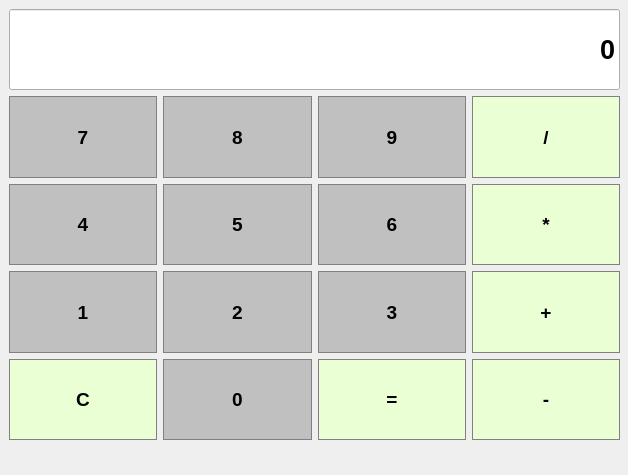
<?xml version="1.0" encoding="UTF-8"?>
<ui version="4.0">
 <class>MainWindow</class>
 <widget class="QMainWindow" name="MainWindow">
  <property name="geometry">
   <rect>
    <x>0</x>
    <y>0</y>
    <width>628</width>
    <height>475</height>
   </rect>
  </property>
  <property name="windowTitle">
   <string>MainWindow</string>
  </property>
  <widget class="QWidget" name="centralwidget">
   <widget class="QWidget" name="gridLayoutWidget">
    <property name="geometry">
     <rect>
      <x>9</x>
      <y>9</y>
      <width>611</width>
      <height>431</height>
     </rect>
    </property>
    <layout class="QGridLayout" name="gridLayout">
     <item row="2" column="1">
      <widget class="QPushButton" name="KeyButton5">
       <property name="sizePolicy">
        <sizepolicy hsizetype="Preferred" vsizetype="Preferred">
         <horstretch>0</horstretch>
         <verstretch>0</verstretch>
        </sizepolicy>
       </property>
       <property name="font">
        <font>
         <pointsize>14</pointsize>
         <weight>75</weight>
         <bold>true</bold>
        </font>
       </property>
       <property name="styleSheet">
        <string notr="true">QPushButton {
	background-color: #C0C0C0;
	border: 1px solid gray;
	padding: 5px;
}

QPushButton:pressed {
	background-color: rgb(145, 145, 145);
}

QPushButton:hover {
	background-color: rgb(171, 171, 171);
}</string>
       </property>
       <property name="text">
        <string>5</string>
       </property>
      </widget>
     </item>
     <item row="2" column="2">
      <widget class="QPushButton" name="KeyButton6">
       <property name="sizePolicy">
        <sizepolicy hsizetype="Preferred" vsizetype="Preferred">
         <horstretch>0</horstretch>
         <verstretch>0</verstretch>
        </sizepolicy>
       </property>
       <property name="font">
        <font>
         <pointsize>14</pointsize>
         <weight>75</weight>
         <bold>true</bold>
        </font>
       </property>
       <property name="styleSheet">
        <string notr="true">QPushButton {
	background-color: #C0C0C0;
	border: 1px solid gray;
	padding: 5px;
}

QPushButton:pressed {
	background-color: rgb(145, 145, 145);
}

QPushButton:hover {
	background-color: rgb(171, 171, 171);
}</string>
       </property>
       <property name="text">
        <string>6</string>
       </property>
      </widget>
     </item>
     <item row="2" column="0">
      <widget class="QPushButton" name="KeyButton4">
       <property name="sizePolicy">
        <sizepolicy hsizetype="Preferred" vsizetype="Preferred">
         <horstretch>0</horstretch>
         <verstretch>0</verstretch>
        </sizepolicy>
       </property>
       <property name="font">
        <font>
         <pointsize>14</pointsize>
         <weight>75</weight>
         <bold>true</bold>
        </font>
       </property>
       <property name="styleSheet">
        <string notr="true">QPushButton {
	background-color: #C0C0C0;
	border: 1px solid gray;
	padding: 5px;
}

QPushButton:pressed {
	background-color: rgb(145, 145, 145);
}

QPushButton:hover {
	background-color: rgb(171, 171, 171);
}</string>
       </property>
       <property name="text">
        <string>4</string>
       </property>
      </widget>
     </item>
     <item row="3" column="2">
      <widget class="QPushButton" name="KeyButton3">
       <property name="sizePolicy">
        <sizepolicy hsizetype="Preferred" vsizetype="Preferred">
         <horstretch>0</horstretch>
         <verstretch>0</verstretch>
        </sizepolicy>
       </property>
       <property name="font">
        <font>
         <pointsize>14</pointsize>
         <weight>75</weight>
         <bold>true</bold>
        </font>
       </property>
       <property name="styleSheet">
        <string notr="true">QPushButton {
	background-color: #C0C0C0;
	border: 1px solid gray;
	padding: 5px;
}

QPushButton:pressed {
	background-color: rgb(145, 145, 145);
}

QPushButton:hover {
	background-color: rgb(171, 171, 171);
}</string>
       </property>
       <property name="text">
        <string>3</string>
       </property>
      </widget>
     </item>
     <item row="1" column="1">
      <widget class="QPushButton" name="KeyButton8">
       <property name="sizePolicy">
        <sizepolicy hsizetype="Preferred" vsizetype="Preferred">
         <horstretch>0</horstretch>
         <verstretch>0</verstretch>
        </sizepolicy>
       </property>
       <property name="font">
        <font>
         <pointsize>14</pointsize>
         <weight>75</weight>
         <bold>true</bold>
        </font>
       </property>
       <property name="styleSheet">
        <string notr="true">QPushButton {
	background-color: #C0C0C0;
	border: 1px solid gray;
	padding: 5px;
}

QPushButton:pressed {
	background-color: rgb(145, 145, 145);
}

QPushButton:hover {
	background-color: rgb(171, 171, 171);
}</string>
       </property>
       <property name="text">
        <string>8</string>
       </property>
      </widget>
     </item>
     <item row="3" column="1">
      <widget class="QPushButton" name="KeyButton2">
       <property name="sizePolicy">
        <sizepolicy hsizetype="Preferred" vsizetype="Preferred">
         <horstretch>0</horstretch>
         <verstretch>0</verstretch>
        </sizepolicy>
       </property>
       <property name="font">
        <font>
         <pointsize>14</pointsize>
         <weight>75</weight>
         <bold>true</bold>
        </font>
       </property>
       <property name="styleSheet">
        <string notr="true">QPushButton {
	background-color: #C0C0C0;
	border: 1px solid gray;
	padding: 5px;
}

QPushButton:pressed {
	background-color: rgb(145, 145, 145);
}

QPushButton:hover {
	background-color: rgb(171, 171, 171);
}</string>
       </property>
       <property name="text">
        <string>2</string>
       </property>
      </widget>
     </item>
     <item row="4" column="1">
      <widget class="QPushButton" name="KeyButton0">
       <property name="sizePolicy">
        <sizepolicy hsizetype="Preferred" vsizetype="Preferred">
         <horstretch>0</horstretch>
         <verstretch>0</verstretch>
        </sizepolicy>
       </property>
       <property name="font">
        <font>
         <pointsize>14</pointsize>
         <weight>75</weight>
         <bold>true</bold>
        </font>
       </property>
       <property name="styleSheet">
        <string notr="true">QPushButton {
	background-color: #C0C0C0;
	border: 1px solid gray;
	padding: 5px;
}

QPushButton:pressed {
	background-color: rgb(145, 145, 145);
}

QPushButton:hover {
	background-color: rgb(171, 171, 171);
}</string>
       </property>
       <property name="text">
        <string>0</string>
       </property>
      </widget>
     </item>
     <item row="4" column="2">
      <widget class="QPushButton" name="EqualButton">
       <property name="sizePolicy">
        <sizepolicy hsizetype="Preferred" vsizetype="Preferred">
         <horstretch>0</horstretch>
         <verstretch>0</verstretch>
        </sizepolicy>
       </property>
       <property name="font">
        <font>
         <pointsize>14</pointsize>
         <weight>75</weight>
         <bold>true</bold>
        </font>
       </property>
       <property name="styleSheet">
        <string notr="true">QPushButton {
	background-color: rgb(235, 255, 213);
	border: 1px solid gray;
	padding: 5px;
}

QPushButton:pressed {
	background-color: rgb(220, 238, 198);
}

QPushButton:hover {
	background-color: rgb(226, 244, 204);
}</string>
       </property>
       <property name="text">
        <string>=</string>
       </property>
      </widget>
     </item>
     <item row="3" column="0">
      <widget class="QPushButton" name="KeyButton1">
       <property name="sizePolicy">
        <sizepolicy hsizetype="Preferred" vsizetype="Preferred">
         <horstretch>0</horstretch>
         <verstretch>0</verstretch>
        </sizepolicy>
       </property>
       <property name="font">
        <font>
         <pointsize>14</pointsize>
         <weight>75</weight>
         <bold>true</bold>
        </font>
       </property>
       <property name="styleSheet">
        <string notr="true">QPushButton {
	background-color: #C0C0C0;
	border: 1px solid gray;
	padding: 5px;
}

QPushButton:pressed {
	background-color: rgb(145, 145, 145);
}

QPushButton:hover {
	background-color: rgb(171, 171, 171);
}</string>
       </property>
       <property name="text">
        <string>1</string>
       </property>
      </widget>
     </item>
     <item row="4" column="3">
      <widget class="QPushButton" name="SubstractButton">
       <property name="sizePolicy">
        <sizepolicy hsizetype="Preferred" vsizetype="Preferred">
         <horstretch>0</horstretch>
         <verstretch>0</verstretch>
        </sizepolicy>
       </property>
       <property name="font">
        <font>
         <pointsize>14</pointsize>
         <weight>75</weight>
         <bold>true</bold>
        </font>
       </property>
       <property name="styleSheet">
        <string notr="true">QPushButton {
	background-color: rgb(235, 255, 213);
	border: 1px solid gray;
	padding: 5px;
}

QPushButton:pressed {
	background-color: rgb(220, 238, 198);
}

QPushButton:hover {
	background-color: rgb(226, 244, 204);
}</string>
       </property>
       <property name="text">
        <string>-</string>
       </property>
      </widget>
     </item>
     <item row="1" column="2">
      <widget class="QPushButton" name="KeyButton9">
       <property name="sizePolicy">
        <sizepolicy hsizetype="Preferred" vsizetype="Preferred">
         <horstretch>0</horstretch>
         <verstretch>0</verstretch>
        </sizepolicy>
       </property>
       <property name="font">
        <font>
         <pointsize>14</pointsize>
         <weight>75</weight>
         <bold>true</bold>
        </font>
       </property>
       <property name="styleSheet">
        <string notr="true">QPushButton {
	background-color: #C0C0C0;
	border: 1px solid gray;
	padding: 5px;
}

QPushButton:pressed {
	background-color: rgb(145, 145, 145);
}

QPushButton:hover {
	background-color: rgb(171, 171, 171);
}</string>
       </property>
       <property name="text">
        <string>9</string>
       </property>
      </widget>
     </item>
     <item row="1" column="3">
      <widget class="QPushButton" name="DivideButton">
       <property name="sizePolicy">
        <sizepolicy hsizetype="Preferred" vsizetype="Preferred">
         <horstretch>0</horstretch>
         <verstretch>0</verstretch>
        </sizepolicy>
       </property>
       <property name="font">
        <font>
         <pointsize>14</pointsize>
         <weight>75</weight>
         <bold>true</bold>
        </font>
       </property>
       <property name="styleSheet">
        <string notr="true">QPushButton {
	background-color: rgb(235, 255, 213);
	border: 1px solid gray;
	padding: 5px;
}

QPushButton:pressed {
	background-color: rgb(220, 238, 198);
}

QPushButton:hover {
	background-color: rgb(226, 244, 204);
}</string>
       </property>
       <property name="text">
        <string>/</string>
       </property>
      </widget>
     </item>
     <item row="2" column="3">
      <widget class="QPushButton" name="MultiplyButton">
       <property name="sizePolicy">
        <sizepolicy hsizetype="Preferred" vsizetype="Preferred">
         <horstretch>0</horstretch>
         <verstretch>0</verstretch>
        </sizepolicy>
       </property>
       <property name="font">
        <font>
         <pointsize>14</pointsize>
         <weight>75</weight>
         <bold>true</bold>
        </font>
       </property>
       <property name="styleSheet">
        <string notr="true">QPushButton {
	background-color: rgb(235, 255, 213);
	border: 1px solid gray;
	padding: 5px;
}

QPushButton:pressed {
	background-color: rgb(220, 238, 198);
}

QPushButton:hover {
	background-color: rgb(226, 244, 204);
}</string>
       </property>
       <property name="text">
        <string>*</string>
       </property>
      </widget>
     </item>
     <item row="3" column="3">
      <widget class="QPushButton" name="AddButton">
       <property name="sizePolicy">
        <sizepolicy hsizetype="Preferred" vsizetype="Preferred">
         <horstretch>0</horstretch>
         <verstretch>0</verstretch>
        </sizepolicy>
       </property>
       <property name="font">
        <font>
         <pointsize>14</pointsize>
         <weight>75</weight>
         <bold>true</bold>
        </font>
       </property>
       <property name="styleSheet">
        <string notr="true">QPushButton {
	background-color: rgb(235, 255, 213);
	border: 1px solid gray;
	padding: 5px;
}

QPushButton:pressed {
	background-color: rgb(220, 238, 198);
}

QPushButton:hover {
	background-color: rgb(226, 244, 204);
}</string>
       </property>
       <property name="text">
        <string>+</string>
       </property>
      </widget>
     </item>
     <item row="1" column="0">
      <widget class="QPushButton" name="KeyButton7">
       <property name="sizePolicy">
        <sizepolicy hsizetype="Preferred" vsizetype="Preferred">
         <horstretch>0</horstretch>
         <verstretch>0</verstretch>
        </sizepolicy>
       </property>
       <property name="font">
        <font>
         <pointsize>14</pointsize>
         <weight>75</weight>
         <bold>true</bold>
        </font>
       </property>
       <property name="styleSheet">
        <string notr="true">QPushButton {
	background-color: #C0C0C0;
	border: 1px solid gray;
	padding: 5px;
}

QPushButton:pressed {
	background-color: rgb(145, 145, 145);
}

QPushButton:hover {
	background-color: rgb(171, 171, 171);
}</string>
       </property>
       <property name="text">
        <string>7</string>
       </property>
      </widget>
     </item>
     <item row="4" column="0">
      <widget class="QPushButton" name="ClearButton">
       <property name="sizePolicy">
        <sizepolicy hsizetype="Preferred" vsizetype="Preferred">
         <horstretch>0</horstretch>
         <verstretch>0</verstretch>
        </sizepolicy>
       </property>
       <property name="font">
        <font>
         <pointsize>14</pointsize>
         <weight>75</weight>
         <bold>true</bold>
        </font>
       </property>
       <property name="styleSheet">
        <string notr="true">QPushButton {
	background-color: rgb(235, 255, 213);
	border: 1px solid gray;
	padding: 5px;
}

QPushButton:pressed {
	background-color: rgb(220, 238, 198);
}

QPushButton:hover {
	background-color: rgb(226, 244, 204);
}</string>
       </property>
       <property name="text">
        <string>C</string>
       </property>
      </widget>
     </item>
     <item row="0" column="0" colspan="4">
      <widget class="QLineEdit" name="Display">
       <property name="sizePolicy">
        <sizepolicy hsizetype="Expanding" vsizetype="Preferred">
         <horstretch>0</horstretch>
         <verstretch>0</verstretch>
        </sizepolicy>
       </property>
       <property name="font">
        <font>
         <pointsize>20</pointsize>
         <weight>75</weight>
         <bold>true</bold>
        </font>
       </property>
       <property name="layoutDirection">
        <enum>Qt::LeftToRight</enum>
       </property>
       <property name="inputMask">
        <string>0</string>
       </property>
       <property name="text">
        <string>0</string>
       </property>
       <property name="alignment">
        <set>Qt::AlignRight|Qt::AlignTrailing|Qt::AlignVCenter</set>
       </property>
      </widget>
     </item>
    </layout>
   </widget>
  </widget>
  <widget class="QMenuBar" name="menubar">
   <property name="geometry">
    <rect>
     <x>0</x>
     <y>0</y>
     <width>628</width>
     <height>26</height>
    </rect>
   </property>
  </widget>
 </widget>
 <resources/>
 <connections/>
</ui>
